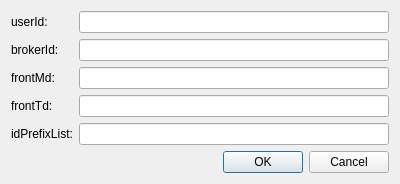
<?xml version="1.0" encoding="UTF-8"?>
<ui version="4.0">
 <class>ConfigDialog</class>
 <widget class="QDialog" name="ConfigDialog">
  <property name="geometry">
   <rect>
    <x>0</x>
    <y>0</y>
    <width>400</width>
    <height>171</height>
   </rect>
  </property>
  <property name="windowTitle">
   <string>Dialog</string>
  </property>
  <layout class="QFormLayout" name="formLayout">
   <item row="0" column="0">
    <widget class="QLabel" name="label">
     <property name="text">
      <string>userId:</string>
     </property>
    </widget>
   </item>
   <item row="0" column="1">
    <widget class="QLineEdit" name="userId"/>
   </item>
   <item row="1" column="0">
    <widget class="QLabel" name="label_2">
     <property name="text">
      <string>brokerId:</string>
     </property>
    </widget>
   </item>
   <item row="1" column="1">
    <widget class="QLineEdit" name="brokerId"/>
   </item>
   <item row="2" column="0">
    <widget class="QLabel" name="label_3">
     <property name="text">
      <string>frontMd:</string>
     </property>
    </widget>
   </item>
   <item row="2" column="1">
    <widget class="QLineEdit" name="frontMd"/>
   </item>
   <item row="3" column="0">
    <widget class="QLabel" name="label_4">
     <property name="text">
      <string>frontTd:</string>
     </property>
    </widget>
   </item>
   <item row="3" column="1">
    <widget class="QLineEdit" name="frontTd"/>
   </item>
   <item row="4" column="0">
    <widget class="QLabel" name="label_5">
     <property name="text">
      <string>idPrefixList:</string>
     </property>
    </widget>
   </item>
   <item row="4" column="1">
    <widget class="QLineEdit" name="idPrefixList"/>
   </item>
   <item row="5" column="0" colspan="2">
    <widget class="QDialogButtonBox" name="buttonBox">
     <property name="orientation">
      <enum>Qt::Horizontal</enum>
     </property>
     <property name="standardButtons">
      <set>QDialogButtonBox::Cancel|QDialogButtonBox::Ok</set>
     </property>
    </widget>
   </item>
  </layout>
 </widget>
 <resources/>
 <connections>
  <connection>
   <sender>buttonBox</sender>
   <signal>accepted()</signal>
   <receiver>ConfigDialog</receiver>
   <slot>accept()</slot>
   <hints>
    <hint type="sourcelabel">
     <x>248</x>
     <y>254</y>
    </hint>
    <hint type="destinationlabel">
     <x>157</x>
     <y>274</y>
    </hint>
   </hints>
  </connection>
  <connection>
   <sender>buttonBox</sender>
   <signal>rejected()</signal>
   <receiver>ConfigDialog</receiver>
   <slot>reject()</slot>
   <hints>
    <hint type="sourcelabel">
     <x>316</x>
     <y>260</y>
    </hint>
    <hint type="destinationlabel">
     <x>286</x>
     <y>274</y>
    </hint>
   </hints>
  </connection>
 </connections>
</ui>
